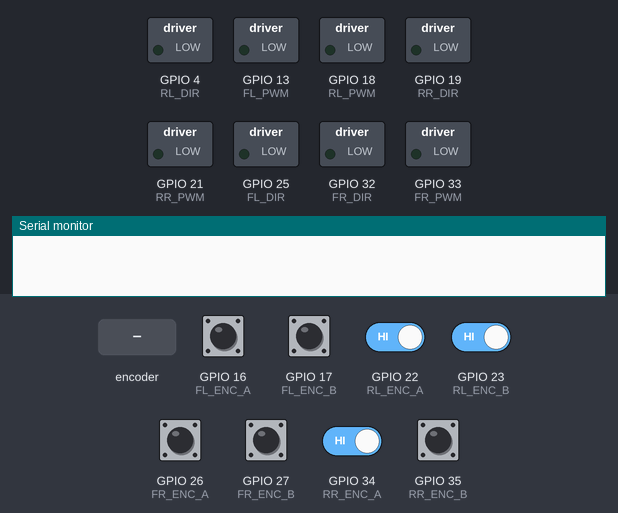
The sketch below on a simulated ESP32. Parts: switched loads named in the sketch (green lamp = pin HIGH), the last lines printed to the serial monitor. Inputs (shaded band) come from the test bench; at power-on: GPIO 16 (FL_ENC_A), GPIO 17 (FL_ENC_B), GPIO 22 (RL_ENC_A), GPIO 23 (RL_ENC_B), GPIO 26 (FR_ENC_A), GPIO 27 (FR_ENC_B), GPIO 34 (RR_ENC_A), GPIO 35 (RR_ENC_B) HIGH.

Above: at 0.0 s.
4.3 s: rotary encoder on GPIO 16 (FL_ENC_A) / GPIO 17 (FL_ENC_B) turned 1 step (first pin leading)
At 5.6 s:
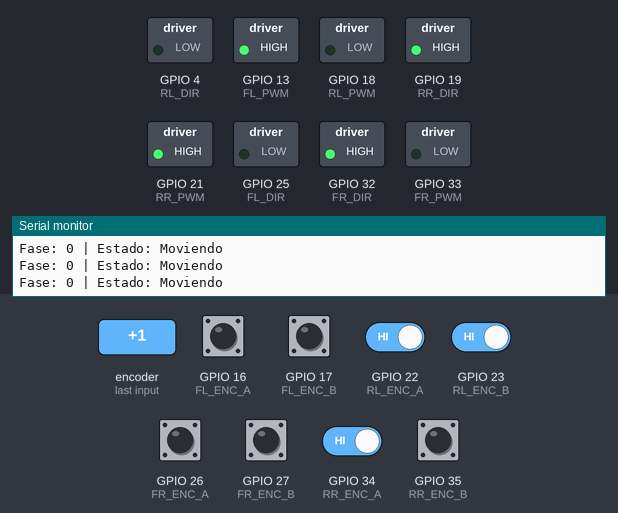
7.3 s: GPIO 22 (RL_ENC_A) driven LOW
At 9.6 s:
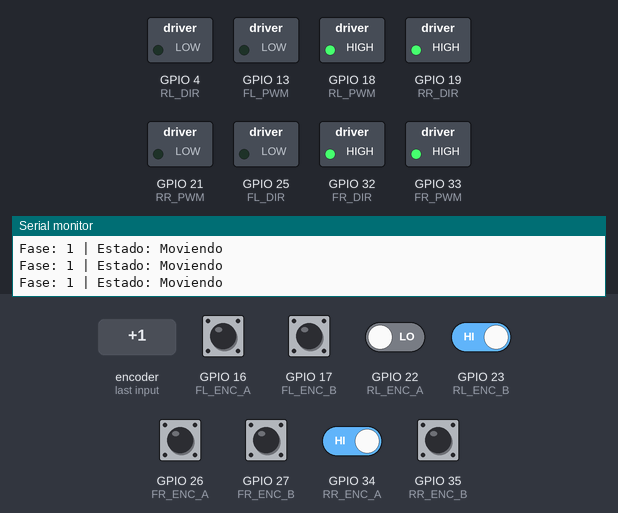
16.3 s: GPIO 34 (RR_ENC_A) driven LOW
At 16.8 s:
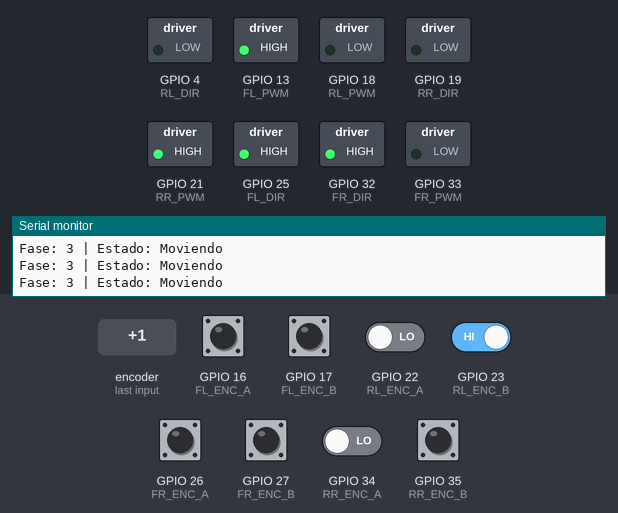
19.3 s: GPIO 23 (RL_ENC_B) driven LOW
Timing chart, 0 to 26.3 s (numbered marks = the images above; inputs shaded):
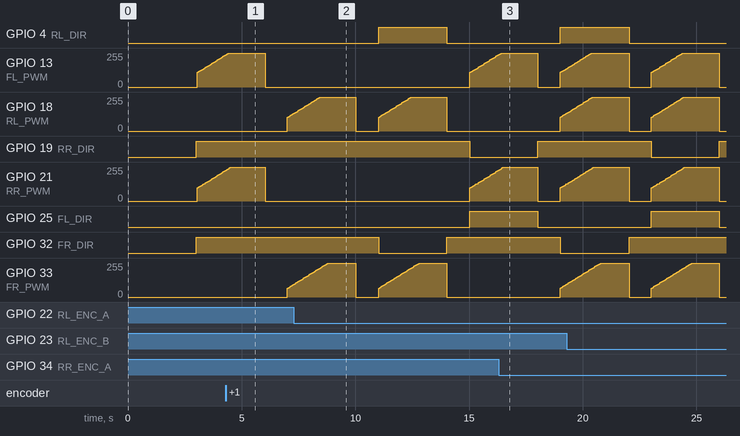

The sketch:

PruebaAvanceLateral.ino
```cpp
#include <Arduino.h>

portMUX_TYPE mux = portMUX_INITIALIZER_UNLOCKED;

// ================================================================
//  ZONA DE CONFIGURACIÓN DEL CHASIS
// ================================================================
float Kp = 159.7;
float Ki = 1078;

// Compensación de fricción individual de tus 4 motores
const int base_FL = 89;
const int base_FR = 47;
const int base_RL = 84;
const int base_RR = 78;

// ================================================================
//  PINES Y CONFIGURACIÓN PWM
// ================================================================
#define FL_PWM 13
#define FL_DIR 25
#define FR_PWM 33
#define FR_DIR 32
#define RL_PWM 18
#define RL_DIR 4
#define RR_PWM 21
#define RR_DIR 19

#define FL_ENC_A 16
#define FL_ENC_B 17
#define FR_ENC_A 26
#define FR_ENC_B 27
#define RL_ENC_A 22
#define RL_ENC_B 23
#define RR_ENC_A 34
#define RR_ENC_B 35

const int freq = 1000;
const int resolution = 8;

// ================================================================
//  CONSTANTES
// ================================================================
const float RADIO_RUEDA = 0.0325;
const int PPR_MOTOR = 11;
const int GEAR_RATIO = 34;
const int COUNTS_PER_REV = (PPR_MOTOR * GEAR_RATIO) * 4;
const float rads_por_cuenta = (2.0f * PI) / (float)COUNTS_PER_REV;

const unsigned long ventana_us = 40000; // 40ms

// ================================================================
//  VARIABLES DE ESTADO
// ================================================================
volatile long cont_FL = 0, cont_FR = 0, cont_RL = 0, cont_RR = 0;
long prev_FL = 0, prev_FR = 0, prev_RL = 0, prev_RR = 0;

unsigned long lastWindowUs = 0;
unsigned long t_inicio_prueba = 0;

// Variables PID independientes para cada rueda
double errSum_FL = 0, errSum_FR = 0, errSum_RL = 0, errSum_RR = 0;

bool ensayo_finalizado = false;

// ================================================================
//  INTERRUPCIONES
// ================================================================
void IRAM_ATTR isr_FL_A() { (digitalRead(FL_ENC_A) != digitalRead(FL_ENC_B)) ? cont_FL-- : cont_FL++; }
void IRAM_ATTR isr_FR_A() { (digitalRead(FR_ENC_A) != digitalRead(FR_ENC_B)) ? cont_FR-- : cont_FR++; }
void IRAM_ATTR isr_RL_A() { (digitalRead(RL_ENC_A) != digitalRead(RL_ENC_B)) ? cont_RL-- : cont_RL++; }
void IRAM_ATTR isr_RR_A() { (digitalRead(RR_ENC_A) != digitalRead(RR_ENC_B)) ? cont_RR-- : cont_RR++; }
void IRAM_ATTR isr_FL_B() { (digitalRead(FL_ENC_A) == digitalRead(FL_ENC_B)) ? cont_FL-- : cont_FL++; }
void IRAM_ATTR isr_FR_B() { (digitalRead(FR_ENC_A) == digitalRead(FR_ENC_B)) ? cont_FR-- : cont_FR++; }
void IRAM_ATTR isr_RL_B() { (digitalRead(RL_ENC_A) == digitalRead(RL_ENC_B)) ? cont_RL-- : cont_RL++; }
void IRAM_ATTR isr_RR_B() { (digitalRead(RR_ENC_A) == digitalRead(RR_ENC_B)) ? cont_RR-- : cont_RR++; }

// ================================================================
//  FUNCIÓN PID BIDIRECCIONAL (CORREGIDA ANTI-OSCILACIONES)
// ================================================================
int calcular_pwm_rueda(float v_deseada, float v_actual, double &memoria_integral, int pwm_base_motor) {
  if (v_deseada == 0.0) {
    memoria_integral = 0;
    return 0;
  }

  double dt = (double)ventana_us / 1000000.0;
  double error = v_deseada - v_actual;
  memoria_integral += (error * dt);

  double limite_integral = (255.0 - pwm_base_motor) / Ki;
  if (memoria_integral > limite_integral) memoria_integral = limite_integral;
  else if (memoria_integral < -limite_integral) memoria_integral = -limite_integral;

  double Output = (Kp * error) + (Ki * memoria_integral);

  int pwm_final = 0;

  if (v_deseada > 0.0) {
    if (Output > 0) pwm_final = pwm_base_motor + (int)Output;
    else pwm_final = 0;
  }
  else if (v_deseada < 0.0) {
    if (Output < 0) pwm_final = -(pwm_base_motor + (int)abs(Output));
    else pwm_final = 0;
  }

  if (pwm_final > 255) pwm_final = 255;
  if (pwm_final < -255) pwm_final = -255;

  return pwm_final;
}

// ================================================================
//  SETUP
// ================================================================
void setup() {
  Serial.begin(115200);
  delay(3000); // 3 segundos para poner el robot en el suelo

  pinMode(FL_DIR, OUTPUT); pinMode(RL_DIR, OUTPUT);
  pinMode(FR_DIR, OUTPUT); pinMode(RR_DIR, OUTPUT);

  digitalWrite(FL_DIR, LOW);
  digitalWrite(RL_DIR, LOW);
  digitalWrite(FR_DIR, HIGH);
  digitalWrite(RR_DIR, HIGH);

  ledcAttach(FL_PWM, freq, resolution);
  ledcAttach(FR_PWM, freq, resolution);
  ledcAttach(RL_PWM, freq, resolution);
  ledcAttach(RR_PWM, freq, resolution);

  attachInterrupt(digitalPinToInterrupt(FL_ENC_A), isr_FL_A, CHANGE);
  attachInterrupt(digitalPinToInterrupt(FL_ENC_B), isr_FL_B, CHANGE);
  attachInterrupt(digitalPinToInterrupt(FR_ENC_A), isr_FR_A, CHANGE);
  attachInterrupt(digitalPinToInterrupt(FR_ENC_B), isr_FR_B, CHANGE);
  attachInterrupt(digitalPinToInterrupt(RL_ENC_A), isr_RL_A, CHANGE);
  attachInterrupt(digitalPinToInterrupt(RL_ENC_B), isr_RL_B, CHANGE);
  attachInterrupt(digitalPinToInterrupt(RR_ENC_A), isr_RR_A, CHANGE);
  attachInterrupt(digitalPinToInterrupt(RR_ENC_B), isr_RR_B, CHANGE);

  lastWindowUs = micros();
  t_inicio_prueba = millis();
}

// ================================================================
//  LOOP
// ================================================================
void loop() {
  if (ensayo_finalizado) {
    ledcWrite(FL_PWM, 0); ledcWrite(FR_PWM, 0);
    ledcWrite(RL_PWM, 0); ledcWrite(RR_PWM, 0);
    return;
  }

  unsigned long ahora_us = micros();

  if ((ahora_us - lastWindowUs) >= ventana_us) {
    unsigned long ventana_real_us = ahora_us - lastWindowUs;
    lastWindowUs = ahora_us;

    // 1. GENERAR MÁQUINA DE ESTADOS (Secuencia de movimientos)
    unsigned long tiempo_desde_inicio = millis() - t_inicio_prueba;

    // Cada bloque dura 4000ms (3000ms moviéndose + 1000ms frenando)
    int fase = tiempo_desde_inicio / 4000;
    bool en_movimiento = (tiempo_desde_inicio % 4000) < 3000;

    float ref_FL = 0.0, ref_FR = 0.0, ref_RL = 0.0, ref_RR = 0.0;
    float v_crucero = 0.1; // Velocidad de prueba para todos los movimientos

    if (en_movimiento) {
      switch (fase) {
        case 0: // 1. Diagonal Adelante-Derecha
          ref_FL = v_crucero;  ref_FR = 0.0;
          ref_RL = 0.0;        ref_RR = v_crucero;
          break;
        case 1: // 2. Diagonal Adelante-Izquierda
          ref_FL = 0.0;        ref_FR = v_crucero;
          ref_RL = v_crucero;  ref_RR = 0.0;
          break;
        case 2: // 3. Diagonal Atrás-Derecha
          ref_FL = 0.0;        ref_FR = -v_crucero;
          ref_RL = -v_crucero; ref_RR = 0.0;
          break;
        case 3: // 4. Diagonal Atrás-Izquierda
          ref_FL = -v_crucero; ref_FR = 0.0;
          ref_RL = 0.0;        ref_RR = -v_crucero;
          break;
        case 4: // 5. Lateral Puro Derecha
          ref_FL = v_crucero;  ref_FR = -v_crucero;
          ref_RL = -v_crucero; ref_RR = v_crucero;
          break;
        case 5: // 6. Lateral Puro Izquierda
          ref_FL = -v_crucero; ref_FR = v_crucero;
          ref_RL = v_crucero;  ref_RR = -v_crucero;
          break;
        default:
          ensayo_finalizado = true;
          break;
      }
    } // Si no está "en_movimiento", todas las referencias valen 0.0 automáticamente

    // 2. LEER ENCODERS
    portENTER_CRITICAL(&mux);
    long current_FL = cont_FL; long current_FR = cont_FR;
    long current_RL = cont_RL; long current_RR = cont_RR;
    portEXIT_CRITICAL(&mux);

    long delta_FL = current_FL - prev_FL;
    long delta_FR = current_FR - prev_FR;
    long delta_RL = current_RL - prev_RL;
    long delta_RR = current_RR - prev_RR;

    prev_FL = current_FL; prev_FR = current_FR;
    prev_RL = current_RL; prev_RR = current_RR;

    // 3. CALCULAR VELOCIDADES INDIVIDUALES
    float rads_FL = -(((float)delta_FL * 1000000.0f) / (float)ventana_real_us) * rads_por_cuenta;
    float rads_FR = (((float)delta_FR * 1000000.0f) / (float)ventana_real_us) * rads_por_cuenta;
    float rads_RL = -(((float)delta_RL * 1000000.0f) / (float)ventana_real_us) * rads_por_cuenta;
    float rads_RR = (((float)delta_RR * 1000000.0f) / (float)ventana_real_us) * rads_por_cuenta;

    float v_FL = rads_FL * RADIO_RUEDA;
    float v_FR = rads_FR * RADIO_RUEDA;
    float v_RL = rads_RL * RADIO_RUEDA;
    float v_RR = rads_RR * RADIO_RUEDA;

    // 4. APLICAR PID A CADA RUEDA CON SU REFERENCIA INDIVIDUAL
    int pwm_FL = calcular_pwm_rueda(ref_FL, v_FL, errSum_FL, base_FL);
    int pwm_FR = calcular_pwm_rueda(ref_FR, v_FR, errSum_FR, base_FR);
    int pwm_RL = calcular_pwm_rueda(ref_RL, v_RL, errSum_RL, base_RL);
    int pwm_RR = calcular_pwm_rueda(ref_RR, v_RR, errSum_RR, base_RR);

    // 5. ESCRIBIR PWM Y DIRECCIÓN FÍSICA
    digitalWrite(FL_DIR, (pwm_FL >= 0) ? LOW : HIGH);
    ledcWrite(FL_PWM, abs(pwm_FL));

    digitalWrite(FR_DIR, (pwm_FR >= 0) ? HIGH : LOW);
    ledcWrite(FR_PWM, abs(pwm_FR));

    digitalWrite(RL_DIR, (pwm_RL >= 0) ? LOW : HIGH);
    ledcWrite(RL_PWM, abs(pwm_RL));

    digitalWrite(RR_DIR, (pwm_RR >= 0) ? HIGH : LOW);
    ledcWrite(RR_PWM, abs(pwm_RR));

    // 6. IMPRIMIR DATOS (Monitor Serie)
    // Para no saturar con líneas, solo imprimimos la fase y si está parado o moviéndose
    if (!ensayo_finalizado) {
        Serial.print("Fase: "); Serial.print(fase);
        Serial.print(" | Estado: "); Serial.println(en_movimiento ? "Moviendo" : "Pausa");
    } else {
        Serial.println("Prueba finalizada.");
    }
  }
}
```

Measured:
- by itself, GPIO 18 (RL_PWM), GPIO 33 (FR_PWM): ramps from 0/255 to 255/255 and jumps back, once every 4.0 s
